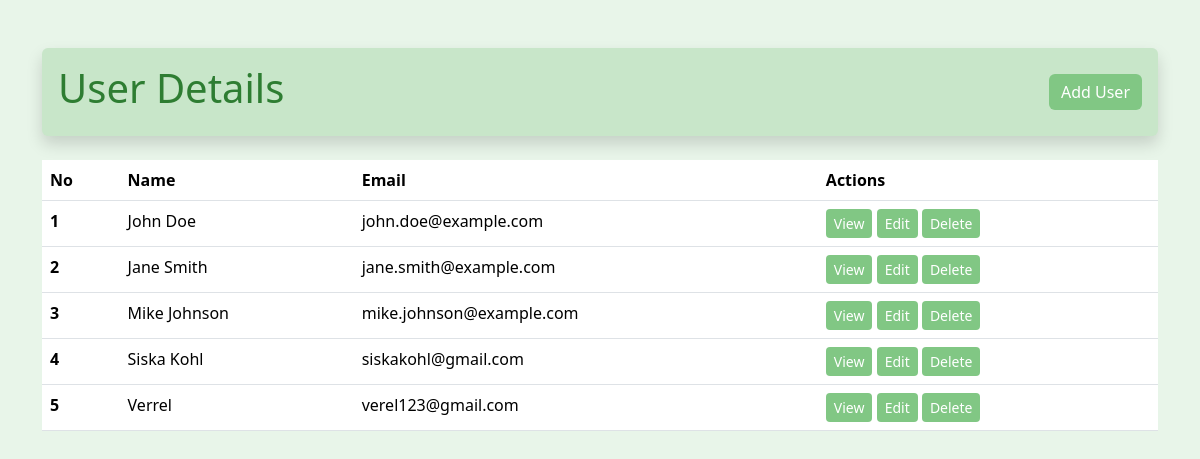
The page / on the database its author committed.
### tables this page shows
CREATE TABLE `users` (
  `id` int(11) NOT NULL,
  `name` varchar(40) NOT NULL,
  `email` varchar(30) NOT NULL
);

### UserController.php (called while the page is built, shortened)
<?php
require_once 'app/models/User.php';
class UserController
{
    private $userModel;
    public function __construct($dbConnection)
    {
        $this->userModel = new User($dbConnection);
    }
    public function show()
    {
        $user = $this->userModel->getAllUsers();
        require_once 'app/views/userView.php';
    }
}

### User.php (called while the page is built, shortened)
<?php
class User
{
    private $db;
    public function __construct($dbConnection)
    {
        $this->db = $dbConnection;
    }
    public function getAllUsers()
    {
        $stmt = $this->db->prepare("SELECT * FROM users ORDER BY id");
        $stmt->execute();
        return $stmt->fetchAll(PDO::FETCH_ASSOC);
    }
}

### UserView.php (the view, shortened to what this page needs)
<!doctype html>
<html lang="en">
<head>
    <link href="https://cdn.jsdelivr.net/npm/bootstrap@5.3.2/dist/css/bootstrap.min.css" rel="stylesheet">
</head>
<body>
    <div class="container mt-5">
        <div class="header d-flex justify-content-between align-items-center p-3 rounded shadow">
            <h1>User Details</h1>
            <a href="index.php?action=add" class="btn btn-green">Add User</a>
        </div>
        <div class="mt-4">
            <table class="table table-hover">
                <thead>
                    <tr>
                        <th scope="col">No</th>
                        <th scope="col">Name</th>
                        <th scope="col">Email</th>
                        <th scope="col">Actions</th>
                    </tr>
                </thead>
                <tbody>
                    <?php $no = 1; ?>
                    <?php foreach ($user as $data): ?>
                        <tr>
                            <th scope="row"><?php echo $no++; ?></th>
                            <td><?php echo htmlspecialchars($data['name']); ?></td>
                            <td><?php echo htmlspecialchars($data['email']); ?></td>
                            <td>
                                <a href="index.php?action=view&id=<?php echo $data['id']; ?>"
                                   class="btn btn-green btn-sm">View</a>
                                <a href="index.php?action=edit&id=<?php echo $data['id']; ?>"
                                   class="btn btn-green btn-sm">Edit</a>
                                <a href="index.php?action=delete&id=<?php echo $data['id']; ?>"
                                   class="btn btn-green btn-sm"
                                   onclick="return confirm('Are you sure?');">Delete</a>
                            </td>
                        </tr>
                    <?php endforeach; ?>
                </tbody>
            </table>
        </div>
    </div>
</body>
</html>

### index.php (shortened to what this page needs)
<?php
require_once 'app/controllers/UserController.php';
$dbConnection = getDBConnection();
$controller = new UserController($dbConnection);
$action = isset($_GET['action']) ? $_GET['action'] : 'show';
switch ($action) {
    case 'show':
        $controller->show();
        break;
}

### UserView.php (style rules this page uses)
body { background-color: #E8F5E9; }
.header { background-color: #C8E6C9; color: #2E7D32; }
.btn-green { background-color: #81C784; color: white; border: none; transition: background-color 0.3s; }
.table { background-color: #C8E6C9; }
.table thead { background-color: #A5D6A7; }

### rows shown on the page
users: name "John Doe", email "john.doe@example.com"
users: name "Jane Smith", email "jane.smith@example.com"
users: name "Mike Johnson", email "mike.johnson@example.com"
users: name "Siska Kohl", email "siskakohl@gmail.com"
users: name "Verrel", email "verel123@gmail.com"
